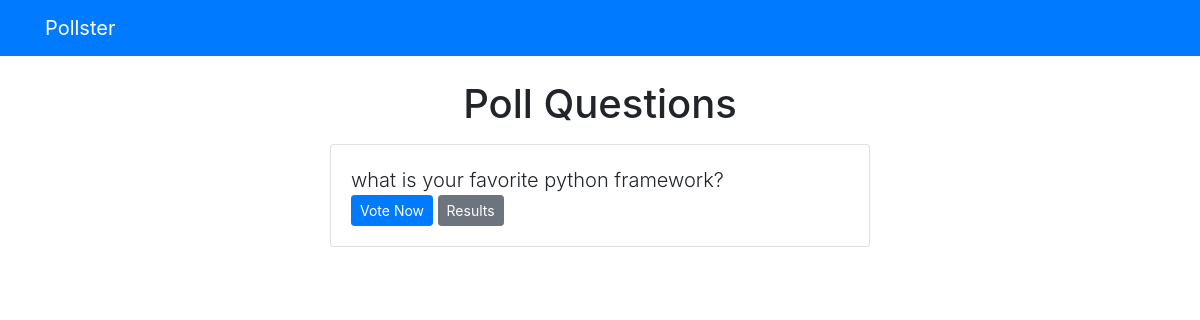
Before: /polls/ with the older database file.
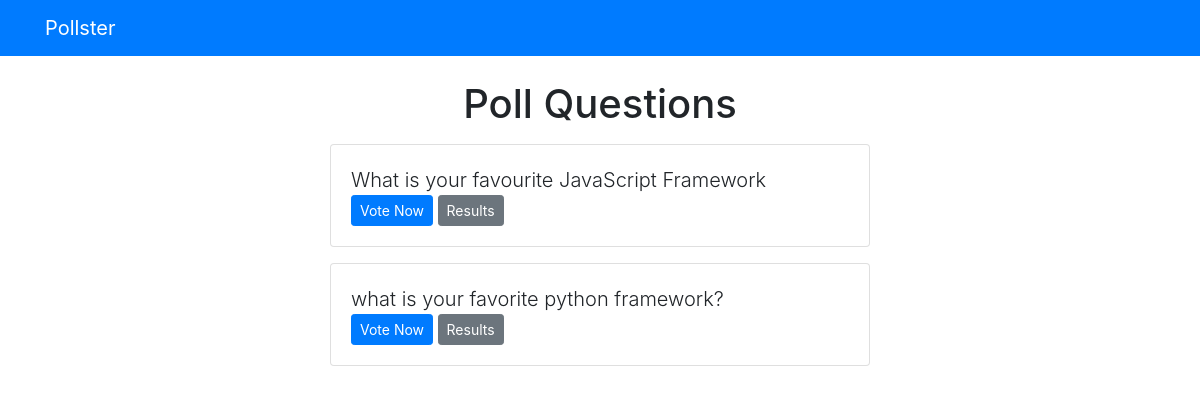
After: the same page with the newer database file.
### polls/models.py (models this page shows, shortened)
class Question(models.Model):
    question_text = models.CharField(max_length=200)
    pub_date = models.DateTimeField('date published')

### polls/views.py (the view)
# urls.py: path('', views.index, name='index'),
def index(request):
    latest_question_list = Question.objects.order_by('-pub_date')[:5]
    context = {'latest_question_list': latest_question_list}
    return render(request, 'polls/index.html', context)

### templates/polls/index.html
{% extends 'base.html'%}
{% block content %}
<h1 class="text-center mb-3">Poll Questions</h1>
{% if latest_question_list %}
{% for question in latest_question_list %}
<div class="card mb-3">
    <div class="card-body">
        <div class="lead">
            {{question.question_text}}
        </div>
        <a href="{% url 'polls:detail' question.id %}" class="btn btn-primary
        btn-sm">Vote Now</a>
        <a href="{% url 'polls:results' question.id %}" class="btn btn-secondary
        btn-sm">Results</a>
    </div>
</div>
{% endfor %}
{% else %}
<p>No polls available</p>
{% endif %}
{% endblock %}

Changed rows visible on the page:
added Question: question_text "What is your favourite JavaScript Framework"
